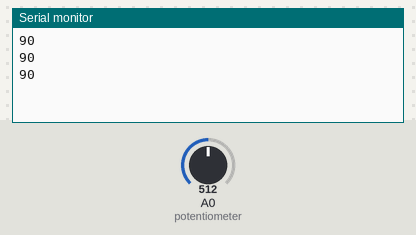
The sketch below on a simulated Arduino Uno, built with avr-gcc and run on an emulated ATmega328P. Shown: the last lines printed to the serial monitor. Inputs (shaded band) come from the test bench; at power-on: A0 (potentiometer) = 512.

Above: at 1.3 s.
1.4 s: A0 (potentiometer) set to 716
At 1.9 s:
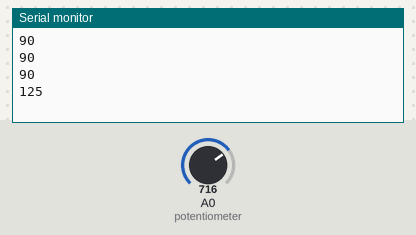
2.9 s: A0 (potentiometer) set to 900
At 3.4 s:
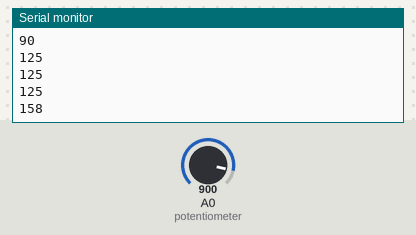
Timing chart, 0 to 5.9 s (numbered marks = the images above; inputs shaded):
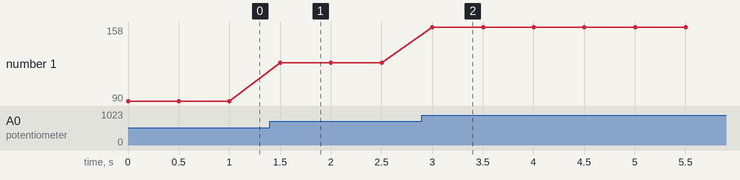

The sketch:

potentiometer.ino
```cpp
#include <Wire.h>
#include <stdio.h>


int potentiometer = A0;


void setup() {
 Serial.begin(9600);


}

void loop() {


    unsigned int pmValue = analogRead(potentiometer); // potentiometer=A0
    pmValue = map(pmValue, 0, 1023, 0, 180); // potentiometer -> pwm

       //String(data)

    Serial.println(pmValue);
                                                                           //string data =string(h)+","+string(t);
    delay(500);
    //Serial.println(String(data));


}
```

Measured:
- after the input at 1.4 s, the serial monitor: prints a new line after 0.10 s (image 1)
- after the input at 2.9 s, the serial monitor: prints a new line after 0.10 s (image 2)
- plotted number 1: 90 → 125 after the input at 1.4 s, 125 → 158 after the input at 2.9 s
